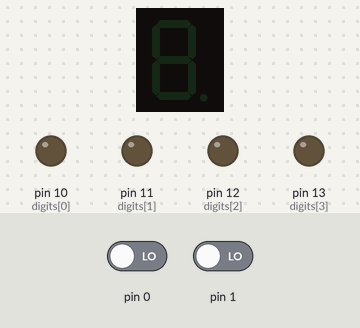
A sketch run on a simulated Arduino Uno, built with avr-gcc and run on an emulated ATmega328P. Parts: 1-digit seven-segment display, output pins drawn as LEDs (lit = HIGH). Wiring (inferred from the names in the program): 1-digit 7-segment display, segments lit when HIGH: segments pin 2, pin 3, pin 4, pin 5, pin 6, pin 7, pin 8. Inputs (shaded band) come from the test bench; at power-on: pin 1 LOW, pin 0 LOW. The segment pins are drawn as the display they are named for; pins used as bus, display or sensor lines are not drawn.

Above: at 1.2 s.
1.3 s: pin 1 driven HIGH
At 1.9 s:
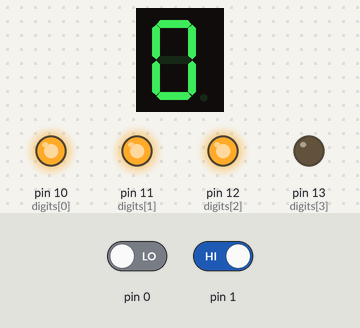
At 2.6 s:
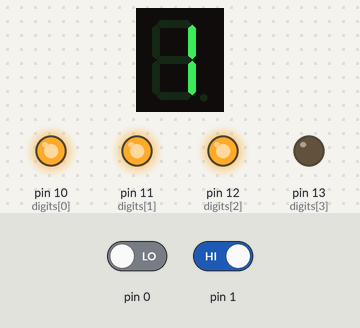
Timing chart, 0 to 22.9 s (numbered marks = the images above; inputs shaded):
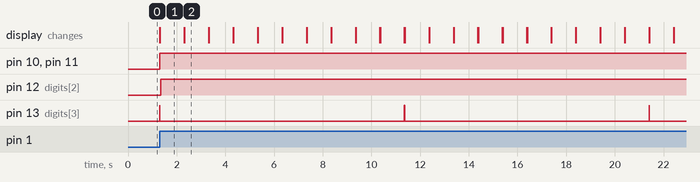

The sketch:

sketch_apr20a.ino
```cpp
int pins[] = {2, 3, 4, 5, 6, 7, 8}; // LED pins
int digits[] = {10, 11, 12, 13}; // digit control pins
int zero[] = {1, 1, 1, 1, 1, 1, 0}; // LED states for zero
int one[] = {0, 1, 1, 0, 0, 0, 0}; // LED states for one
int two[] = {1, 1, 0, 1, 1, 0, 1};
int three[] = {1, 1, 1, 1, 0, 0, 1};
int four[] = {0, 1, 1, 0, 0, 1, 1};
int five[] = {1, 0, 1, 1, 0, 1, 1};
int six[] = {1, 0, 1, 1, 1, 1, 1};
int seven[] = {1, 1, 1, 0, 0, 0, 0};
int eight[] = {1, 1, 1, 1, 1, 1, 1};
int nine[] = {1, 1, 1, 1, 0, 1, 1};
int time, n;
int j;
int k;
void setup()
{
  pinMode(0, INPUT);
  pinMode(1, INPUT);
  // define pins and digits as output

  for (int i = 0; i < 7; i++) pinMode (pins[i], OUTPUT);

  for (int i = 0; i < 4; i++) pinMode (digits[i], OUTPUT);
}
void loop()
{
  int a = digitalRead(1);
  int b = digitalRead(0);
  if (a == 1) {
    for (k = 0 ; k < 10 ; k++) {
      number(k); // modulus(time, 100)/10
      digit(2); // digit D3 for tens
      delay(5);
      for (j = 0 ; j < 10 ; j++) {
        number(k); // modulus(time, 100)/10
        digit(2); // digit D3 for tens
        delay(5);
        number(j); // modulus(time, 10)
        digit(3); // digit D4 for units
        delay(1000);
      }
    }
  }
}

void digit(int d)

// function to set digit states
{

  // turn all digits off

  for (int i = 0; i < 4; i++) digitalWrite(digits[i], 1);

  digitalWrite(digits[d], 0); // digit pin state is LOW, display is on
}
void number(int n)

// function to display numbers
{

  if

  (n == 0) for (int i = 0; i < 7; i++)

      digitalWrite(pins[i], zero[i]);

  else if (n == 1) for (int i = 0; i < 7; i++)

      digitalWrite(pins[i], one[i]);

  else if (n == 2) for (int i = 0; i < 7; i++)

      digitalWrite(pins[i], two[i]);

  else if (n == 3) for (int i = 0; i < 7; i++)

      digitalWrite(pins[i], three[i]);

  else if (n == 4) for (int i = 0; i < 7; i++)

      digitalWrite(pins[i], four[i]);

  else if (n == 5) for (int i = 0; i < 7; i++)

      digitalWrite(pins[i], five[i]);

  else if (n == 6) for (int i = 0; i < 7; i++)

      digitalWrite(pins[i], six[i]);

  else if (n == 7) for (int i = 0; i < 7; i++)

      digitalWrite(pins[i], seven[i]);

  else if (n == 8) for (int i = 0; i < 7; i++)

      digitalWrite(pins[i], eight[i]);

  else if (n == 9) for (int i = 0; i < 7; i++)

      digitalWrite(pins[i], nine[i]);
}
```

Measured:
- after the input at 1.3 s, pin 10 (digits[0]), pin 11 (digits[1]): LOW → HIGH at once; pin 12 (digits[2]): LOW → HIGH after 0.05 s; pin 13 (digits[3]): alternates HIGH for 0.01 s and LOW for 10.0 s, starting at once; the display: changes at once (image 1)
- what the display in image 1 shows lasts 1.0 s, from 1.3 s to 2.3 s
